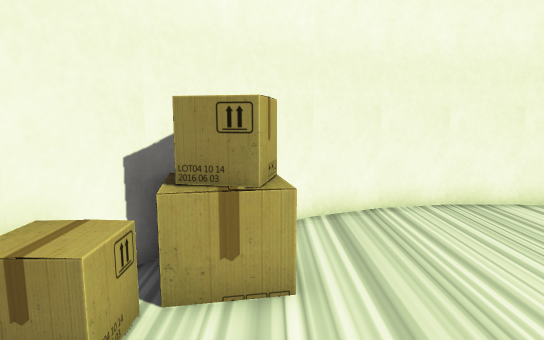
View 1 (above)

16 first-person views from a walk through a 3-D level made in the Unity game engine. The camera is 1.2 m above the floor, tilts 8° down and sees 75° across. The floor is counted in squares, 0.5 m on a side. Each view is taken from the middle of a square. On the plan, view 1 faces up. The plan holds only what a view shows up to about 20 squares ahead; the rest is blank. The place goes on beyond the plan. Some surface patterns are stand-ins.

View 2
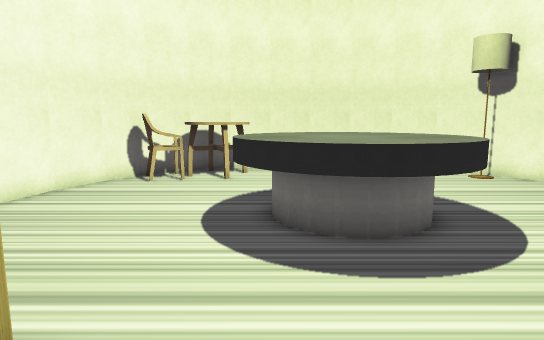

View 3
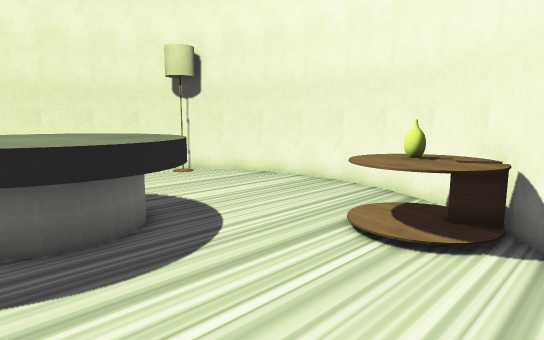

View 4
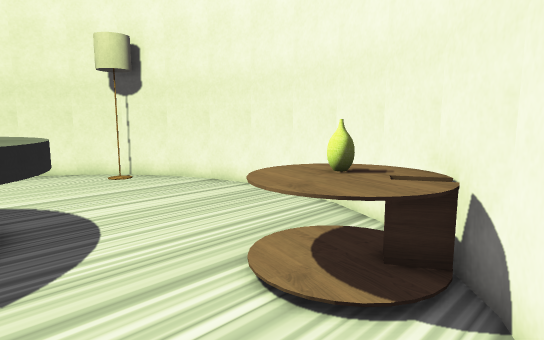

View 5
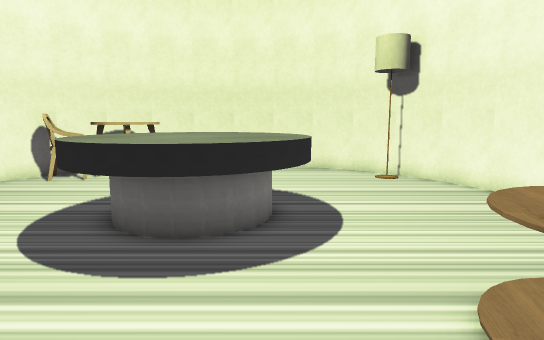

View 6
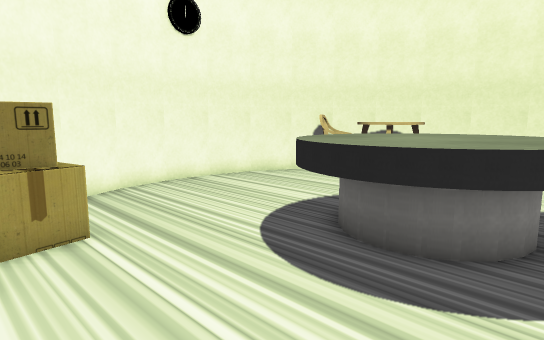

View 7
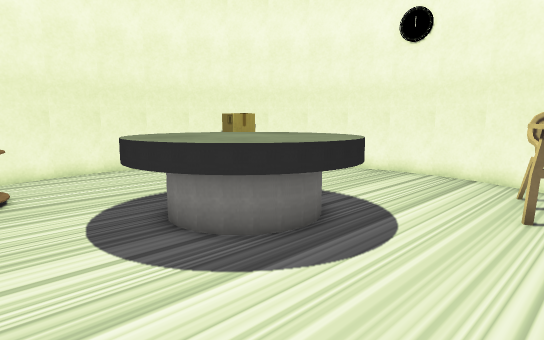

View 8
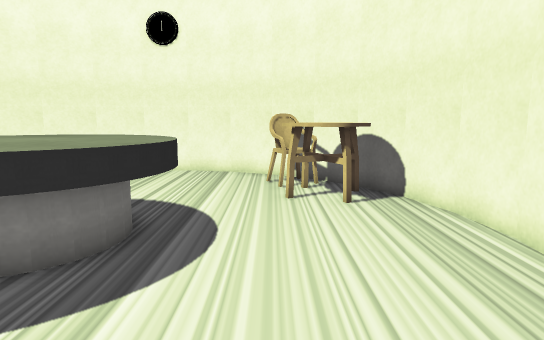

View 9
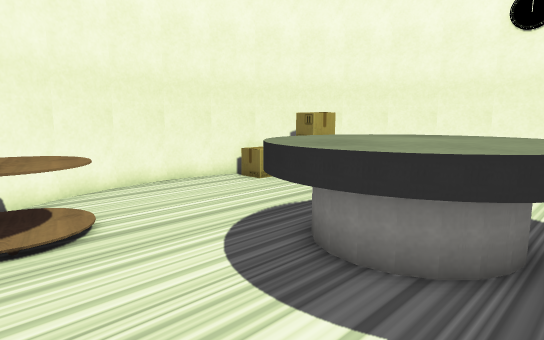

View 10
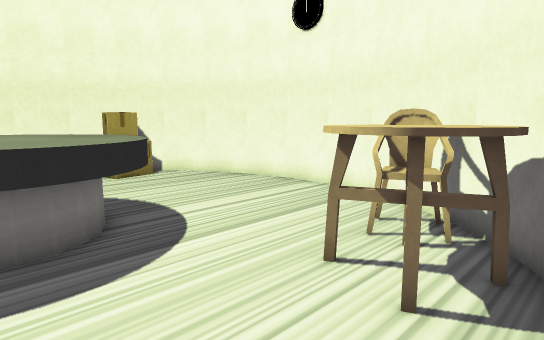

View 11
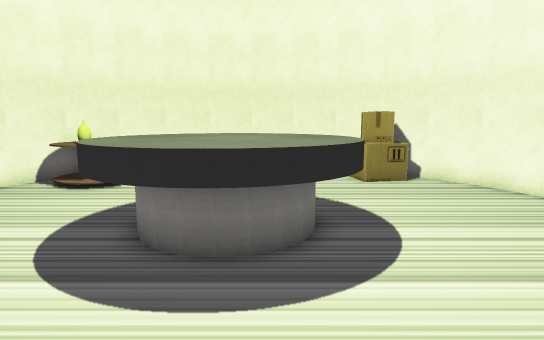

View 12
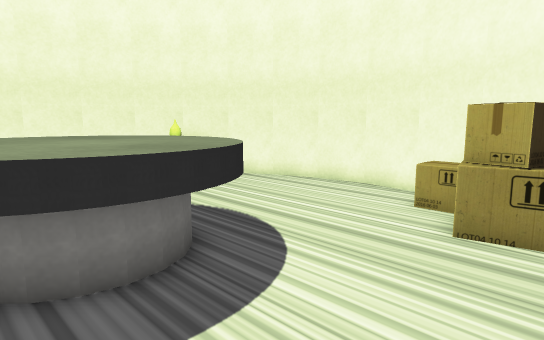

View 13
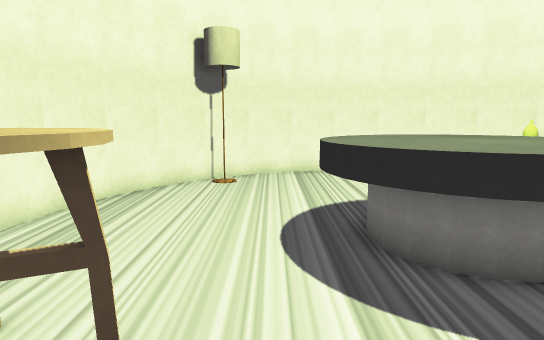

View 14
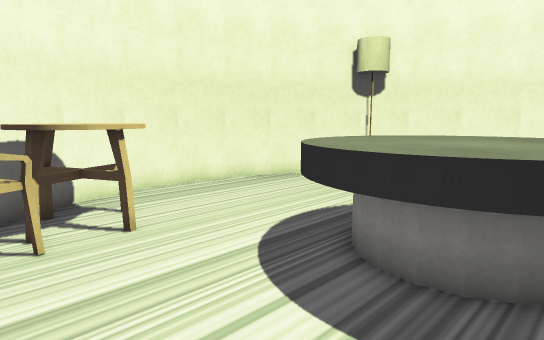

View 15
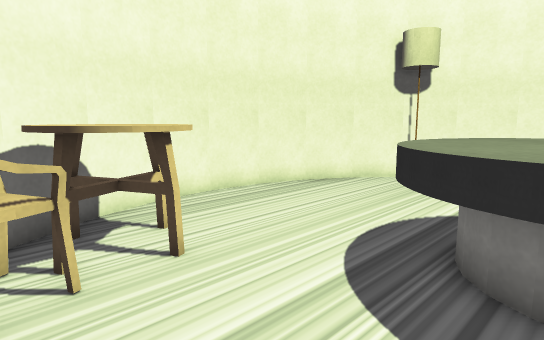

View 16
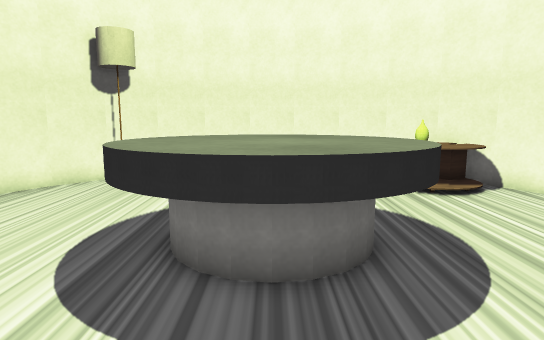

### Floor plan
Points are (right, up) in squares from view 1. A wall is a line through its corners. A room is listed if a view was taken in it or the views show most of it. See-through windows are left out.
Room 1 (views 1, 2, 3, 4, 5, 6, 7, 8, 9, 10, 11, 12, 13, 14, 15, 16)
walls: (7.1, 9.9) (4.9, 9.9); (-3.1, 4.1) (-3.8, 2); (15.1, -4.1) (15.8, -2); (12.7, 7.4) (11, 8.7); (1.1, 8.7) (-0.7, 7.4); (-0.6, 7.5) (-2.1, 5.8); (2.9, -9.5) (5, -10); (9.1, -9.5) (11, -8.7) (12.7, -7.4); (0.9, -8.6) (3, -9.6); (11.1, 8.6) (9, 9.5); (-4, 0.1) (-3.8, -2.1); (14, -6) (15.2, -4); (16, 0) (15.8, 2.2); (-3.8, -2) (-3.1, -4.2); (15.8, 2) (15.1, 4.1); (-2.1, -5.9) (-0.7, -7.4); (-2.1, 5.9) (-3.2, 4); (-3.8, 2.1) (-4, -0.1); (9.2, 9.5) (7, 10); (-3.2, -4) (-2, -6); (15.2, 4) (14.1, 5.9); (5.1, 10) (2.9, 9.5); (14.2, 5.8) (12.7, 7.5); (15.8, -2.2) (16, 0.1); (-0.8, -7.4) (1, -8.7); (7, -10) (9.2, -9.5); (12.7, -7.5) (14.2, -5.8); (3, 9.6) (1, 8.6); (4.9, -10) (7.1, -10)
objects: other object (-3, 3) to (-2, 4); other object (-2, 4) to (-1, 5); table (-1, -7) to (2, -4); other object (-1, 5) to (0, 6); other object (0, -6) to (1, -6); table (3, -3) to (9, 3); other object (11, 3) to (14, 7)

Where each view was taken, in squares from view 1:
view 1: 0 up, 0 right, facing up
view 2: 2 up, 3 left, facing right
view 3: 2 up, 3 left, facing down-right
view 4: 1 down, 3 left, facing down-right
view 5: 2 down, 3 left, facing right
view 6: 3 down, 2 left, facing up-right
view 7: 6 down, 13 right, facing up-left
view 8: 7 down, 11 right, facing up
view 9: 7 down, 9 right, facing up-left
view 10: 1 down, 15 right, facing up-left
view 11: 1 up, 14 right, facing left
view 12: 7 up, 8 right, facing down-left
view 13: 7 up, 10 right, facing down
view 14: 7 up, 4 right, facing down-right
view 15: 7 up, 6 right, facing down-right
view 16: 7 up, 6 right, facing down
